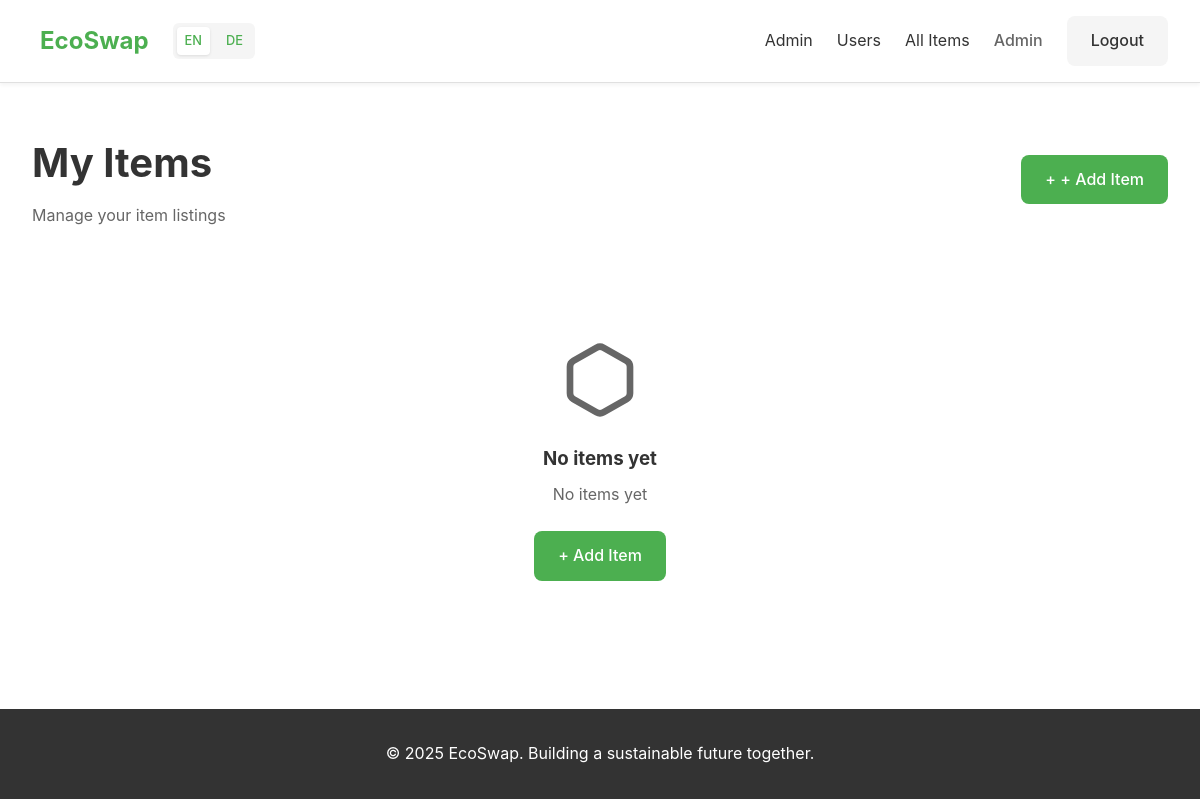
Page /my-listings (signed in) on the earlier database version.
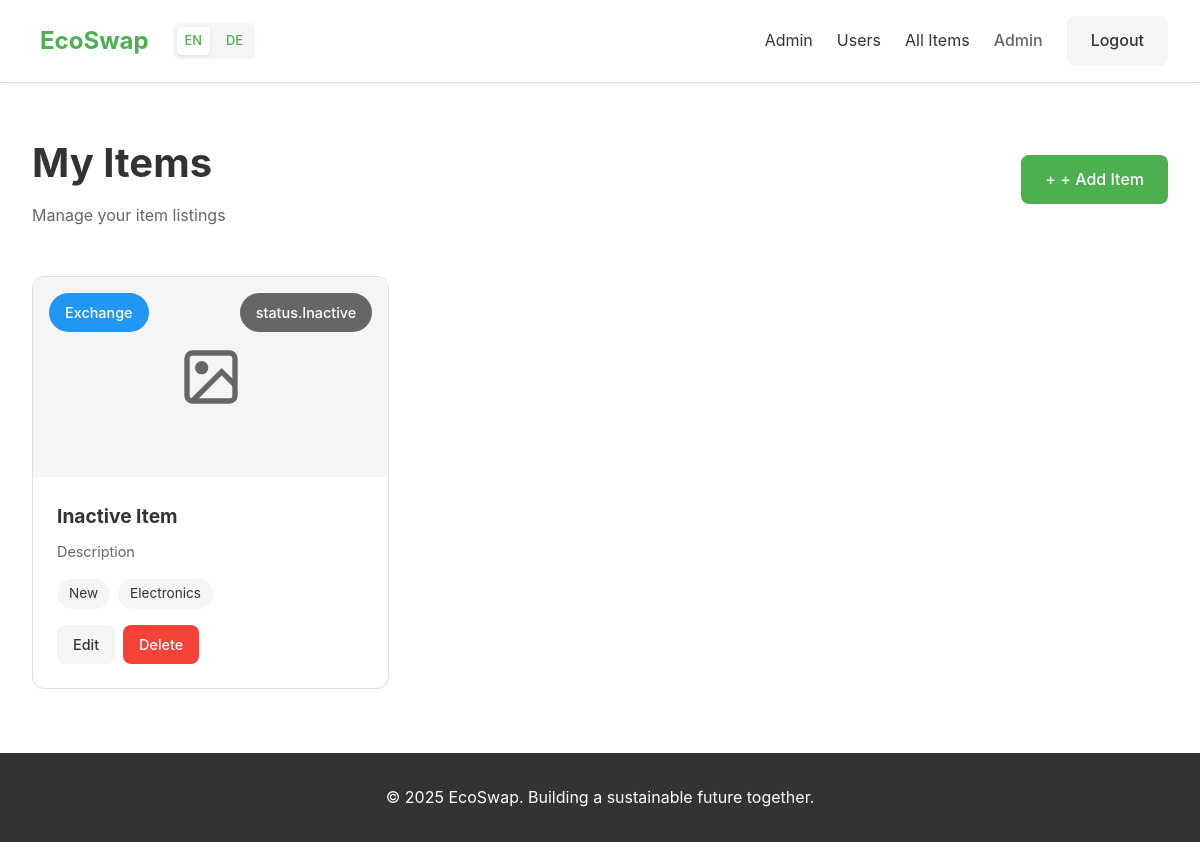
Same page on the later database version.
### tables this page shows
CREATE TABLE listings (
        id INTEGER PRIMARY KEY AUTOINCREMENT,
        user_id INTEGER NOT NULL,
        title TEXT NOT NULL,
        description TEXT NOT NULL,
        category TEXT NOT NULL,
        condition TEXT NOT NULL,
        listing_type TEXT NOT NULL,
        status TEXT DEFAULT 'Active',
        image_path TEXT,
        created_at TIMESTAMP DEFAULT CURRENT_TIMESTAMP,
        FOREIGN KEY (user_id) REFERENCES users (id)
    );

### app.py (the view)
@app.route('/my-listings')
def my_listings():
    if 'user_id' not in session:
        flash('Please login first!', 'error')
        return redirect(url_for('login'))
    conn = get_db()
    c = conn.cursor()
    c.execute("SELECT * FROM listings WHERE user_id = ? ORDER BY created_at DESC",
              (session['user_id'],))
    listings = c.fetchall()
    conn.close()
    return render_template('my_listings.html', listings=listings)

### app.py (called while the page is built)
def get_t(key):
    lang = session.get('lang', 'en')
    current = translations.get(lang, {})
    keys = key.split('.')
    for k in keys:
        if isinstance(current, dict) and k in current:
            current = current[k]
        else:
            return key
    return current if isinstance(current, str) else key

@app.context_processor
def inject_t():
    return dict(t=get_t, current_lang=session.get('lang', 'en'))

def get_db():
    conn = sqlite3.connect('ecoswap.db')
    conn.row_factory = sqlite3.Row
    return conn

### templates/my_listings.html (shortened to what this page needs)
{% extends "base.html" %}
{% block content %}
<section class="marketplace-section">
    <div class="container">
        <div class="page-header">
            <div>
                <h1>{{ t('common.myItems') }}</h1>
                <p>{{ t('dashboard.manageListings') }}</p>
            </div>
            <a href="{{ url_for('create_listing') }}" class="btn-primary">+ {{ t('dashboard.addItem') }}</a>
        </div>
        <div class="listings-grid">
            {% if listings %}
            {% for listing in listings %}
            <div class="listing-card">
                <div class="listing-badge {{ listing['listing_type'].lower() }}">
                    {{ t('marketplace.' + listing['listing_type'].lower()) }}
                </div>
                <div class="listing-status {{ listing['status'].lower() }}">
                    {{ t('status.' + listing['status']) }}
                </div>
                {% if listing['image_path'] %}
                <img src="{{ url_for('static', filename=listing['image_path']) }}" alt="{{ listing['title'] }}">
                {% else %}
                <div class="listing-placeholder"><svg width="64" height="64" viewBox="0 0 24 24" fill="none"
                        stroke="currentColor" stroke-width="2">
                        <rect x="3" y="3" width="18" height="18" rx="2" ry="2"></rect>
                        <circle cx="8.5" cy="8.5" r="1.5" fill="currentColor"></circle>
                        <polyline points="21 15 16 10 5 21"></polyline>
                    </svg></div>
                {% endif %}
                <div class="listing-content">
                    <h3>{{ listing['title'] }}</h3>
                    <p class="listing-description">{{ listing['description'][:100] }}</p>
                    <div class="listing-meta">
                        <span class="condition">{{ t('status.' + listing['condition']) }}</span>
                        <span class="category">{{ t('marketplace.categories.' + listing['category']) }}</span>
                    </div>
                    <div class="listing-actions">
                        <a href="{{ url_for('edit_listing', listing_id=listing['id']) }}"
                            class="btn-secondary btn-small">{{ t('dashboard.edit') }}</a>
                        <a href="{{ url_for('delete_listing', listing_id=listing['id']) }}" class="btn-danger btn-small"
                            onclick="return confirm('{{ t('dashboard.deleteConfirm') }}')">{{ t('dashboard.delete')
                            }}</a>
                    </div>
                </div>
            </div>
            {% endfor %}
            {% else %}
            <div class="empty-state">
                <span class="empty-icon"><svg width="80" height="80" viewBox="0 0 24 24" fill="none"
                        stroke="currentColor" stroke-width="2">
                        <path
                            d="M21 16V8a2 2 0 0 0-1-1.73l-7-4a2 2 0 0 0-2 0l-7 4A2 2 0 0 0 3 8v8a2 2 0 0 0 1 1.73l7 4a2 2 0 0 0 2 0l7-4A2 2 0 0 0 21 16z">
                        </path>
                    </svg></span>
                <h3>{{ t('dashboard.noItemsYet') }}</h3>
                <p>{{ t('dashboard.noItemsYet') }}</p>
                <a href="{{ url_for('create_listing') }}" class="btn-primary">{{ t('dashboard.addItem') }}</a>
            </div>
            {% endif %}
        </div>
    </div>
</section>
{% endblock %}

Differences in the rows shown:
added listings: listing_type "Exchange", status "status.Inactive", title "Inactive Item", description "Description", condition "New", category "Electronics", t "Edit", t "Delete"
Other differences:
{{ t('dashboard.noItemsYet') }}: "No items yet" → (not shown)
{{ t('dashboard.addItem') }}: "+ Add Item" → (not shown)
